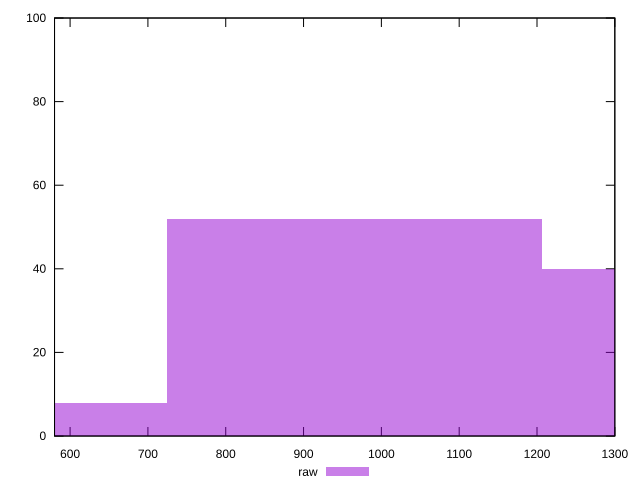

Reproduce this figure in gnuplot.
reset

$raw <<EOF
965.6335330136131 52
1448.4502995204198 40
482.8167665068066 8
EOF

set key outside below
set boxwidth 482.8167665068066
set xrange [580:1300]
set yrange [0:100]
set trange [0:100]
set style fill transparent solid 0.5 noborder
set terminal svg size 640, 490 enhanced background rgb 'white'
set output "report_00022_2021-02-20T12:08:46.964Z/uses-http2/samples/pages+cached+noadtech+nomedia+nocss/raw/histogram.svg"

plot $raw title "raw" with boxes

reset
